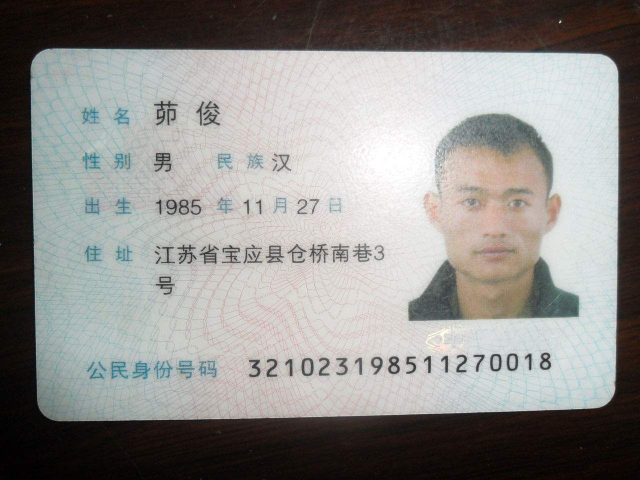
#> input picture tamper_data/good/0037.jpg, 1280 x 960 px (shown at 1/2 size); its folder holds only this picture in this run
$ python -i features.py   (imports and definitions only)   (older library calls are emulated)
#> lines starting #> are read from the running program, lines starting #| are printed output that depends on the picture
"""
图像篡改检测特征提取模块
推理专用 - 优化版

优化点:
1. 全局 ELA 预计算 - 避免每个窗口重复 JPEG 编解码
2. LBP 向量化 - skimage 加速
3. percentile 合并计算
"""

import cv2
import numpy as np
from typing import List, Tuple, Optional

# 尝试导入 skimage (LBP 加速)
try:
    from skimage.feature import local_binary_pattern
    HAS_SKIMAGE = True
except ImportError:
    HAS_SKIMAGE = False


# ============== GB分类器特征提取 ==============

# [28 lines left out: function extract_fft_features, not called in this run]


def extract_resampling_features(image_path):
    """重采样检测"""
#> called with image_path = '../../tamper_data/good/0037.jpg'
    img = cv2.imread(image_path, cv2.IMREAD_GRAYSCALE)
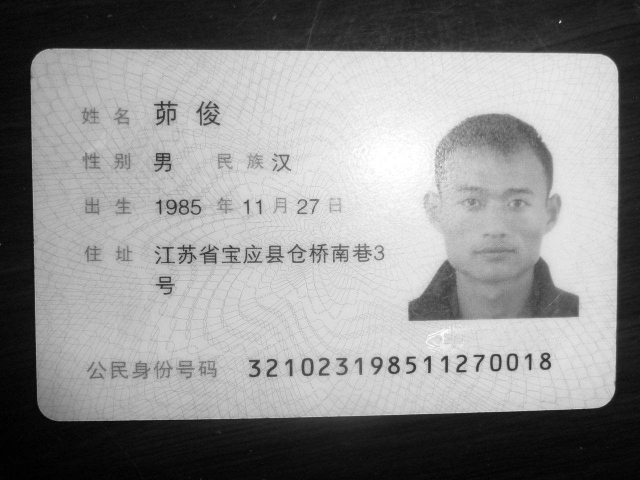
#> img: shape (960, 1280) (shown at 1/2 size); min 0, max 255, mean 141.7
    if img is None:
        return 0.0

    gx = cv2.Sobel(img, cv2.CV_64F, 1, 0, ksize=3)
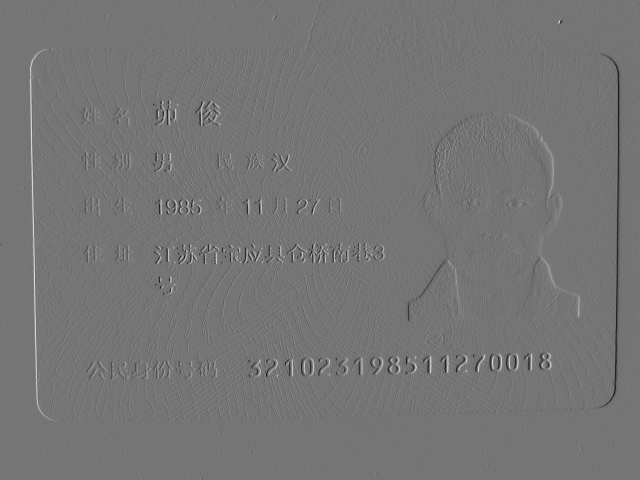
#> gx: shape (960, 1280) float64 (shown at 1/2 size); min -570, max 670, mean 0.1; drawn with min black and max white
    gy = cv2.Sobel(img, cv2.CV_64F, 0, 1, ksize=3)
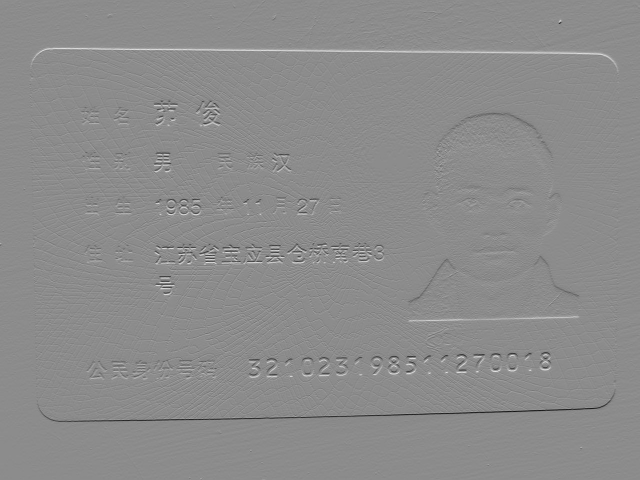
#> gy: shape (960, 1280) float64 (shown at 1/2 size); min -750, max 615, mean -0.2; drawn with min black and max white

    gx_fft = np.abs(np.fft.fft2(gx))
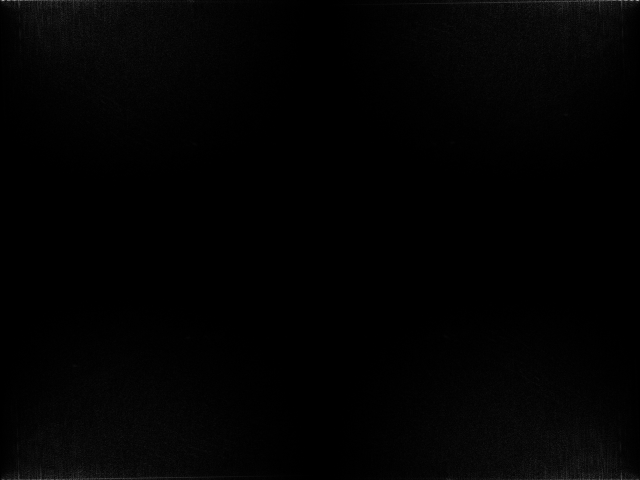
#> gx_fft: shape (960, 1280) float64 (shown at 1/2 size); min 0.162, max 2112619.7, mean 24557.9; drawn with min black and max white
    gy_fft = np.abs(np.fft.fft2(gy))

    score = np.std(gx_fft) + np.std(gy_fft)
#> score = 97635.3
    return float(score / 1000)


# [167 lines left out: functions extract_color_features, extract_jpeg_block_features, extract_splicing_features, extract_cfa_features, extract_contrast_features, extract_edge_features and 2 more, not called in this run]


# 特征名称列表
FEATURE_NAMES = ['jpeg_block', 'contrast', 'saturation', 'jpeg_ghost', 'fft',
                 'cfa', 'edge', 'color', 'resampling', 'splicing']

# 特征提取函数映射
FEATURE_EXTRACTORS = {
    'fft': extract_fft_features,
    'resampling': extract_resampling_features,
    'color': extract_color_features,
    'jpeg_block': extract_jpeg_block_features,
    'splicing': extract_splicing_features,
    'cfa': extract_cfa_features,
    'contrast': extract_contrast_features,
    'edge': extract_edge_features,
    'jpeg_ghost': extract_jpeg_ghost_features,
    'saturation': extract_saturation_features,
}


# [14 lines left out: function extract_all_features, not called in this run]


# ============== 全局特征预计算器 ==============

class GlobalFeatureCache:
    """
    全局特征预计算缓存

    对整张图片预先计算特征图，滑动窗口时只需取局部统计
    避免每个窗口重复计算 ELA/DCT 等耗时操作
    """

    # [161 lines left out: functions __init__, _compute_ela_map, _compute_noise_map, _compute_edge_map, _compute_dct_map, _compute_lbp_map and 3 more, not called in this run]


# ============== 快速像素级特征提取器 ==============

# 特征选择索引 (35维优化版)
SELECTED_FEATURE_INDICES_35 = [
    12, 13, 14, 15, 16, 17,  # Noise (6)
    18, 19, 20, 21, 22, 23,  # Edge (6)
    0, 1, 2, 3, 4, 5, 6, 7,  # DCT (8)
    8, 9, 10, 11,            # ELA (4)
    24, 25, 26, 27, 28, 29, 30, 31,  # 纹理 (8)
    47, 48, 51               # 频域 (3)
]

# 特征选择索引 (49维无LBP版)
# 57维特征中移除8个LBP特征 (索引37-44)
# 特征顺序: DCT(0-7), ELA(8-11), Noise(12-17), Edge(18-23), 纹理(24-31), Color(32-36), LBP(37-44), 频域(45-50), 局部对比度(51-56)
SELECTED_FEATURE_INDICES_49 = [
    0, 1, 2, 3, 4, 5, 6, 7,  # DCT (8)
    8, 9, 10, 11,            # ELA (4)
    12, 13, 14, 15, 16, 17,  # Noise (6)
    18, 19, 20, 21, 22, 23,  # Edge (6)
    24, 25, 26, 27, 28, 29, 30, 31,  # 纹理 (8)
    32, 33, 34, 35, 36,      # Color (5)
    # 跳过 LBP (37-44)
    45, 46, 47, 48, 49, 50,  # 频域 (6)
    51, 52, 53, 54, 55, 56   # 局部对比度 (6)
]


class FastPixelFeatureExtractor:
    """
    快速像素级特征提取器

    使用全局预计算特征图，滑动窗口只需取局部统计
    相比逐窗口计算，加速 5-10 倍

    支持特征维度:
    - 57: 完整特征 (含LBP)
    - 49: 优化特征 (无LBP，推荐)
    - 35: 精简特征 (兼容旧模型)
    """

    # [29 lines left out: function __init__, not called in this run]

    def set_cache(self, cache: GlobalFeatureCache):
        """设置全局特征缓存"""
        self.cache = cache

    # [182 lines left out: function extract_from_cache, not called in this run]


# ============== 兼容旧版接口 ==============

class PixelFeatureExtractor:
    """
    像素级特征提取器 (兼容旧版接口)

    支持两种模式:
    1. 快速模式 (推荐): 使用 GlobalFeatureCache 预计算
    2. 兼容模式: 逐窗口计算

    支持特征维度:
    - 57: 完整特征 (含LBP)
    - 49: 优化特征 (无LBP，推荐)
    - 35: 精简特征 (兼容旧模型)
    """

    # [44 lines left out: functions __init__, set_global_cache, extract, not called in this run]

    def extract_from_cache(self, y: int, x: int) -> np.ndarray:
        """从缓存提取特征 (快速)"""
        return self._fast_extractor.extract_from_cache(y, x)

    # [165 lines left out: functions _extract_from_patch, _compute_lbp, not called in this run]


# 兼容别名
EnhancedFeatureExtractor = PixelFeatureExtractor


# ============== 与训练一致的特征提取器 ==============
# 重要: 此类必须与 train/pixel_segmentation/train_pixel_bbox.py 中的 FeatureExtractor49D 保持一致

class FeatureExtractor49DCompatible:
    """
    49维特征提取器 - 与训练脚本完全一致

    用于推理时，确保特征值与训练时一致。
    注意: 此类不使用预计算优化，速度较慢但结果准确。
    """

    def __init__(self, window_size: int = 32):
        self.window_size = window_size
        self.half = window_size // 2

    # [138 lines left out: function extract, not called in this run]

>>> result = extract_resampling_features('../../tamper_data/good/0037.jpg')
#> result = 97.64

$ run again, on tamper_data/good/0039.jpg
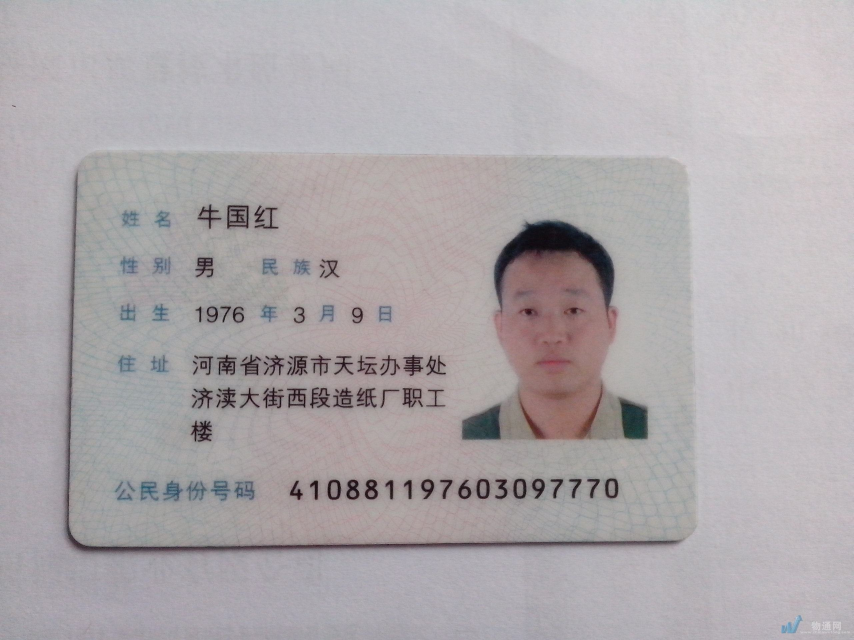
#> input picture tamper_data/good/0039.jpg, 2560 x 1920 px (shown at 1/3 size)
#> in extract_resampling_features, `gx = cv2.Sobel(img, cv2.CV_64F, 1, 0, ksize=3)`:
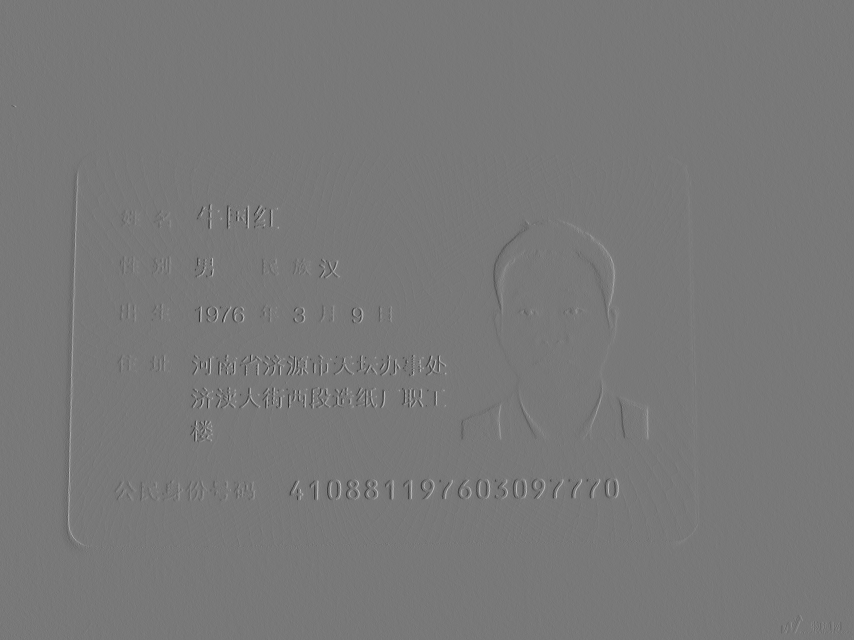
#> gx: shape (1920, 2560) float64 (shown at 1/3 size); min -522, max 578, mean 0.1; drawn with min black and max white
#> in extract_resampling_features, `gy_fft = np.abs(np.fft.fft2(gy))`:
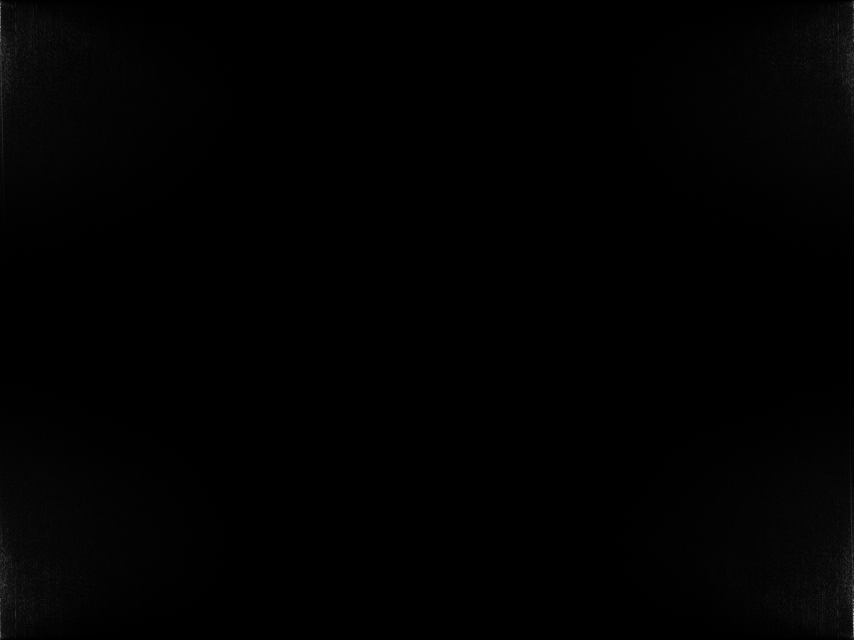
#> gy_fft: shape (1920, 2560) float64 (shown at 1/3 size); min 0.152, max 3136441.3, mean 21989; drawn with min black and max white
#> score = 98114.2
#> result = 98.11

$ run again, on tamper_data/good/0221.jpg
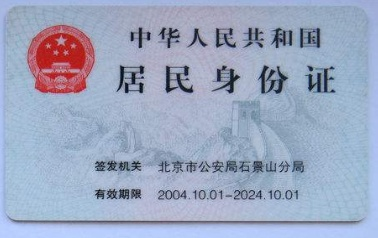
#> input picture tamper_data/good/0221.jpg, 378 x 238 px
#> in extract_resampling_features, `gy = cv2.Sobel(img, cv2.CV_64F, 0, 1, ksize=3)`:
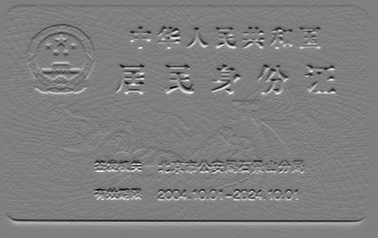
#> gy: shape (238, 378) float64; min -569, max 572, mean 0.8; drawn with min black and max white
#> in extract_resampling_features, `gy_fft = np.abs(np.fft.fft2(gy))`:
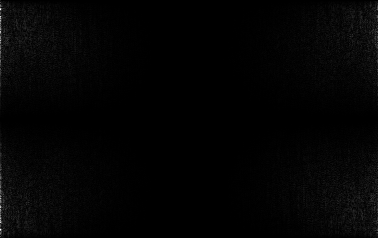
#> gy_fft: shape (238, 378) float64; min 0.366, max 679370.3, mean 10665.2; drawn with min black and max white
#> score = 39970
#> result = 39.97
